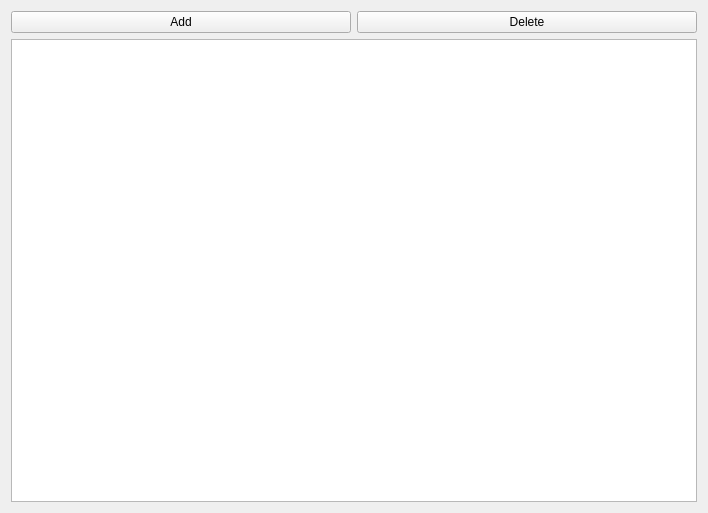
<?xml version="1.0" encoding="UTF-8"?>
<ui version="4.0">
 <class>ProductManagementForm</class>
 <widget class="QWidget" name="ProductManagementForm">
  <property name="geometry">
   <rect>
    <x>0</x>
    <y>0</y>
    <width>708</width>
    <height>513</height>
   </rect>
  </property>
  <property name="windowTitle">
   <string>Form</string>
  </property>
  <layout class="QVBoxLayout" name="verticalLayout">
   <item>
    <layout class="QHBoxLayout" name="horizontalLayout">
     <item>
      <widget class="QPushButton" name="addButton">
       <property name="text">
        <string>Add</string>
       </property>
      </widget>
     </item>
     <item>
      <widget class="QPushButton" name="deleteButton">
       <property name="text">
        <string>Delete</string>
       </property>
      </widget>
     </item>
    </layout>
   </item>
   <item>
    <widget class="QTableView" name="tableView"/>
   </item>
  </layout>
 </widget>
 <resources/>
 <connections/>
</ui>
